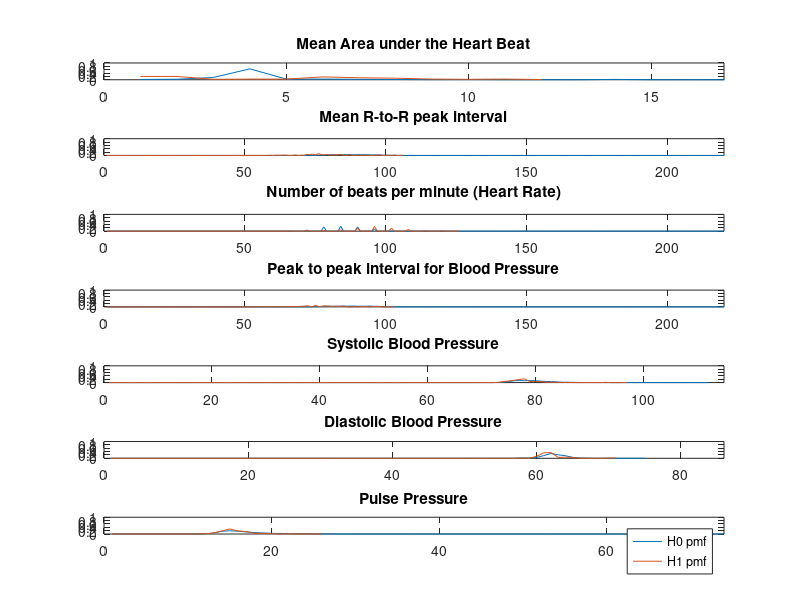
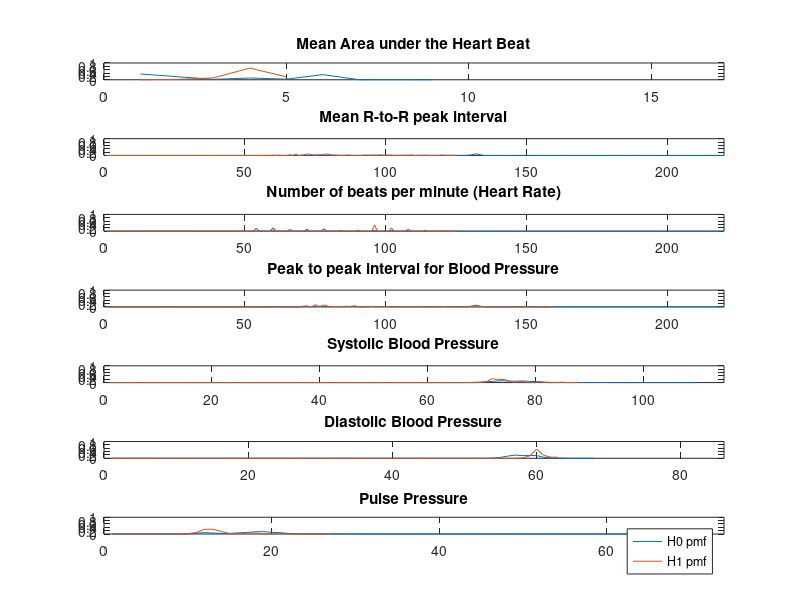
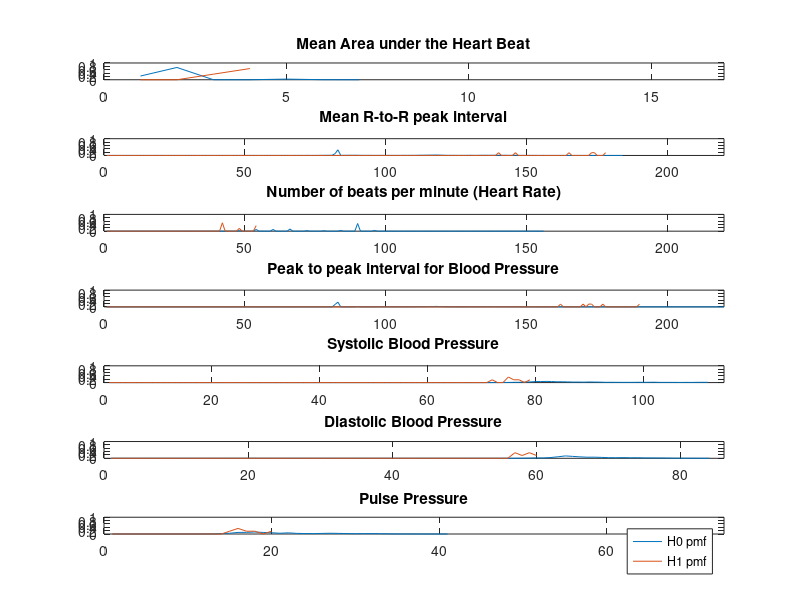
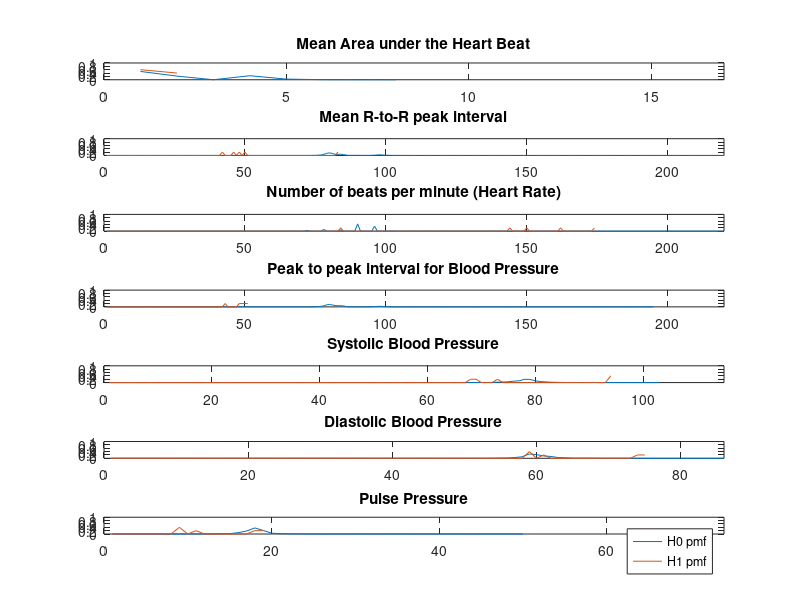

The MATLAB script that drew these images, in order: (Note: this script raises an error after producing the figures.)
close all;
clear all;

%%Task 0
%Load in data sets and make it readable.
dat1_const = load('patient_data/1_a41178.mat');
dat2_const = load('patient_data/2_a42126.mat');
dat3_const = load('patient_data/3_a40076.mat');
dat4_const = load('patient_data/4_a40050.mat');
dat5_const = load('patient_data/5_a41287.mat');
dat6_const = load('patient_data/6_a41846.mat');
dat7_const = load('patient_data/7_a41846.mat');
dat8_const = load('patient_data/8_a42008.mat');
dat9_const = load('patient_data/9_a41846.mat');

%put in array for simplification of data management
dat_array = [dat1_const, dat2_const, dat3_const, dat4_const, dat5_const, dat6_const, dat7_const, dat8_const, dat9_const];

%X_length: stores number of data points per patient for data, training,
%test
all_length = zeros(1, 9);
training_length = zeros(1,9);
testing_length = zeros(1, 9);
for k = 1:9
    %store the number of elements to perform operations with
    all_length(k) = length(dat_array(k).all_data);
    training_length(k) = floor(all_length(k) * 2/3);
    testing_length(k) = all_length(k) - training_length(k);
    dat_array(k).all_data = floor(dat_array(k).all_data);
   
end

%initialize all data sets for permuatations
for k = 1:9
    train(k).all_data = dat_array(k).all_data(:,1:training_length(k));
    train(k).all_labels = dat_array(k).all_labels(:,1:training_length(k));
    test(k).all_data = dat_array(k).all_data(:, training_length(k)+1:all_length(k));
    test(k).all_labels = dat_array(k).all_labels(:, training_length(k)+1:all_length(k));
end
for k = 1:9
   for j = 1:7
      index1 = 1;
      index0 = 1;
      for p = 1: training_length(k)
          if(train(k).all_labels(1, p) == 1)
              train(k).goldens(j, index1) = train(k).all_data(j,p);
              index1 = index1 + 1;
          end
          if(train(k).all_labels(1, p) == 0)
              train(k).nongoldens(j,index0) = train(k).all_data(j,p);
              index0 = index0 + 1;
          end
      end
   end
end
%open a result file for printing things
fid = fopen('ECE313_Final_group5', 'w');
%completed: 5:55 AM
%update: 8:08 AM
%%Task 1
%a: Calculate prior probabilities of P(H1) an dP(H0)
for k = 1:9
    prior_H1(k) = sum(train(k).all_labels)/training_length(k);
    prior_H0(k) = 1 - prior_H1(k);
end
%b: construct likelihood matrices for each of the seven features

feature_labels = {'Mean Area under the Heart Beat','Mean R-to-R peak interval','Number of beats per minute (Heart Rate)','Peak to peak interval for Blood Pressure','Systolic Blood Pressure','Diastolic Blood Pressure','Pulse Pressure'};
feature_max_length = [17, 220, 220, 220, 115, 86, 74];

for k = 1:9
    figure;
    for j = 1:7
        train(k).H1{j,1} = tabulate(train(k).goldens(j,:))';
        train(k).H1{j,1}(3,:) = train(k).H1{j,1}(3,:) / 100;
       
        train(k).H0{j,1} = tabulate(train(k).nongoldens(j,:))';
        train(k).H0{j,1}(3,:) = train(k).H0{j,1}(3,:) / 100;        
        
        subplot(7, 1, j); 
        plot(train(k).H0{j,1}(3,:));
        
        % Add feature titles and set axis for each subplot
        title(feature_labels(j));
        axis([0 feature_max_length(j) 0 1]);
        
        hold on; 
        plot(train(k).H1{j,1}(3,:));
    end
    legend('H0 pmf', 'H1 pmf');
end

%c: show results by generating a seperate figure for each patient 
%c Executed in B

%d: Calculate ML and MAP decision rule vectors
for k = 1:9
    for j = 1:7
        for p = length(train(k).H1{j,1}(1,:));
            if( train(k).H1{j,1}(3,p) >= train(k).H0{j,1}(3,p))
                train(k).ML(j,p) = 1;
            else 
                train(k).ML(j,p) = 0;
            end
            if((train(k).H1{j,1}(3,p) * prior_H1(j)) >= (train(k).H0{j,1}(3,p)*prior_H0(j)))
                train(k).MAP(j,p) = 1;
            else
                train(k).MAP(j,p) = 0;
            end
        end
    end
end
%e: save the results in a 9 by 7 cell array called HT_table_array
HT_table_array = cell(9,7);

for k = 1:9
    for j = 1:7
        Xi = train(k).H1{j,1}(1,:);
        H1 = train(k).H1{j,1}(3,:);
        H0 = train(k).H0{j,1}(3,:);
        ML = train(k).ML(j,:);
        MAP = train(k).MAP(j,:);
        
        HT_table_array{k, j} = table(Xi, H1, H0, ML, MAP);
          
    end
end
%% Task 1.2
%Use HT_table_array to generate alarms based on ML/MAP
for k = 1:9
    for j = 1:7
        for p = 1:testing_length(k)
            %default to maximum
            test(k).ML(j,p) = HT_table_array{k,j}.ML_array(4);
            test(k).MAP(j,p) = HT_table_array{k,j}.MAP_array(4);
            for q = 1:4
                %if the data fall within the range given, assign the ML/MAP
                %value
                if(test(k).all_data(j,p) <= HT_table_array{k,j}.Max_Value(5-q))
                    test(k).ML(j,p) = HT_table_array{k,j}.ML_array(5-q);
                    test(k).MAP(j,p) = HT_table_array{k,j}.MAP_array(5-q);
                end
            end
        end %testing_length    
    end %7
end %9 

%b: evaluate ML/MAP rules
for k = 1:9 
    for j = 1:7
      missed_detect_MAP = 0;
      false_alarm_MAP = 0;
      error_MAP = 0;

      missed_detect_ML = 0;
      false_alarm_ML = 0;
      error_ML = 0;
      for i = 1:testing_length(k)
          %MAP
          if(test(k).MAP(j,i) == 0 & test(k).all_labels(i) == 1)
              missed_detect_MAP = missed_detect_MAP +1;
          end
          if (test(k).MAP(j,i) == 1 & test(k).all_labels == 0)
              false_alarm_MAP = false_alarm_MAP +1;
          end
          if((test(k).MAP(j,i) == 0 & test(k).all_labels == 1) | (test(k).MAP(j,i) == 1 & test(k).all_labels == 0))
              error_MAP = error_MAP +1;
          end
          %ML
          if(test(k).ML(j,i) == 0 & test(k).all_labels(i) == 1)
              missed_detect_ML = missed_detect_ML +1;
          end
          if (test(k).ML(j,i) == 1 & test(k).all_labels == 0)
              false_alarm_ML = false_alarm_ML +1;
          end
          if((test(k).ML(j,i) == 0 & test(k).all_labels == 1) | (test(k).ML(j,i) == 1 & test(k).all_labels == 0))
               error_ML = error_ML +1;
          end
      end
      num_nongoldens = testing_length(j) - sum(test(k).all_labels);
      num_goldens = sum(test(k).all_labels);
      num_totals = length(test(k).all_labels);
   
      test(k).MAP_MD(j) = missed_detect_MAP / num_goldens;
      test(k).ML_MD(j) = missed_detect_ML / num_goldens;
      test(k).MAP_FA(j) = false_alarm_MAP / num_nongoldens;
      test(k).ML_FA(j) = false_alarm_ML / num_nongoldens;
      test(k).MAP_E(j) = error_MAP / num_totals;
      test(k).ML_E(j) = error_ML / num_totals;
    end
    
end


Error_table_array = cell(9,7);

for k = 1:9
    for j = 1:7
           falseAlarm(:,1) = [test(k).ML_FA(j), test(k).MAP_FA(j)];
           missDetect(:,1) = [test(k).ML_MD(j), test(k).MAP_MD(j)];
           error(:,1) = [test(k).ML_E(j), test(k).MAP_E(j)];
           Error_table_array{k, j} = table(falseAlarm, missDetect, error);
          
    end
end
                
